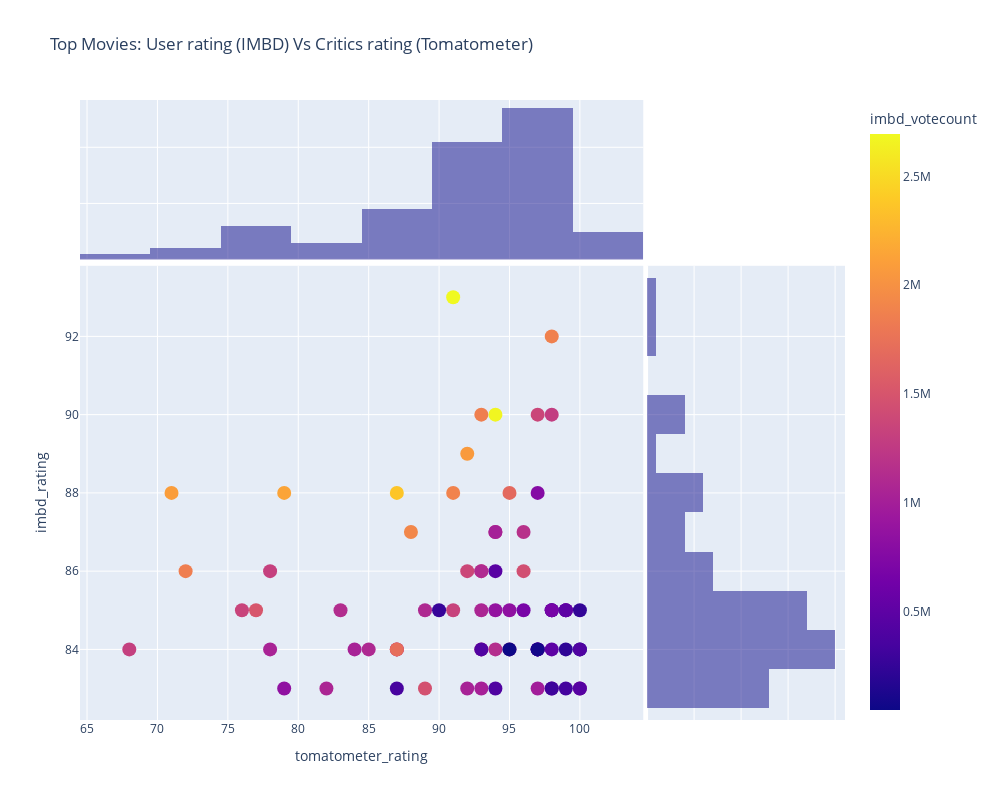

Notebook code cell kept with this figure:
### Code cell
#df = px.full_table.iris() # iris is a pandas DataFrame
fig = px.scatter(full_table, x="tomatometer_rating", y= "imbd_rating",  title="Top Movies: User rating (IMBD) Vs Critics rating (Tomatometer)", color = "imbd_votecount" , hover_name="imbd_title" , marginal_x="histogram", marginal_y="histogram",width=1000, height=800)
fig.update_traces(marker=dict(size=14,
                              line=dict(width=0.0001,
                                        color='white')),
                  selector=dict(mode='markers'))

fig.show()

### Figure 1 — Plotly figure (JSON) as saved in the notebook; plotly's stock layout.template omitted (floating-point values rounded to 4 significant figures)
{"data": [{"hovertemplate": "<b>%{hovertext}</b><br><br>tomatometer_rating=%{x}<br>imbd_rating=%{y}<br>imbd_votecount=%{marker.color}<extra></extra>", "hovertext": ["The Shawshank Redemption", "The Godfather", "The Dark Knight", "The Godfather: Part II", "Schindler's List", "The Lord of the Rings: The Return of the King", "Pulp Fiction", "The Lord of the Rings: The Fellowship of the Ring", "The Good, the Bad and the Ugly", "Forrest Gump", "Fight Club", "The Lord of the Rings: The Two Towers", "Inception", "Star Wars: Episode V - The Empire Strikes Back", "The Matrix", "Goodfellas", "One Flew Over the Cuckoo's Nest", "It's a Wonderful Life", "The Silence of the Lambs", "Saving Private Ryan", "Interstellar", "The Green Mile", "Star Wars: Episode IV - A New Hope", "Terminator 2: Judgment Day", "The Pianist", "Psycho", "Gisaengchung", "The Lion King", "Gladiator", "American History X", "The Departed", "The Usual Suspects", "The Prestige", "Whiplash", "Casablanca", "Modern Times", "Rear Window", "Nuovo Cinema Paradiso", "Alien", "City Lights", "Apocalypse Now", "Memento", "Django Unchained", "WALL·E", "Sunset Boulevard", "The Shining", "Avengers: Infinity War", "Witness for the Prosecution", "Aliens", "Spider-Man: Een nieuw universum", "American Beauty", "Dr. Strangelove or: How I Learned to Stop Worrying and Love the Bomb", "The Dark Knight Rises", "Inglourious Basterds", "Amadeus", "Coco", "Toy Story", "Joker", "Braveheart", "Avengers: Endgame", "Once Upon a Time in America", "Good Will Hunting", "3 Idiots", "Requiem for a Dream", "Toy Story 3", "Tengoku to jigoku", "Star Wars: Episode VI - Return of the Jedi", "Eternal Sunshine of the Spotless Mind", "Reservoir Dogs", "Idi i smotri", "Citizen Kane", "Lawrence of Arabia", "North by Northwest", "Vertigo"], "legendgroup": "", "marker": {"color": [2695887, 1870922, 2669915, 1279091, 1363421, 1857170, 2069502, 1886597, 766588, 2093927, 2141276, 1677003, 2368570, 1300243, 1924457, 1169779, 1013418, 466308, 1441909, 1400321, 1852238, 1310761, 1372690, 1106289, 839103, 676808, 817357, 1066010, 1510184, 1129033, 1333658, 1091417, 1342184, 874250, 575813, 245084, 495555, 264056, 889307, 186663, 672662, 1246109, 1566971, 1123763, 224287, 1030407, 1091968, 127502, 723110, 538827, 1160733, 494676, 1715219, 1461682, 404677, 516618, 1000989, 1304293, 1043556, 1143642, 355467, 981008, 404334, 848849, 842260, 46252, 1060902, 1015223, 1026110, 82428, 445614, 296955, 331183, 405906], "coloraxis": "coloraxis", "line": {"color": "white", "width": 0.0001}, "size": 14, "symbol": "circle"}, "mode": "markers", "name": "", "orientation": "v", "showlegend": false, "type": "scatter", "x": [91, 98, 94, 98, 97, 93, 92, 91, 97, 71, 79, 95, 87, 94, 88, 96, 94, 94, 96, 93, 72, 78, 92, 93, 95, 96, 99, 93, 77, 83, 91, 89, 76, 94, 99, 100, 99, 90, 98, 98, 98, 93, 87, 95, 99, 84, 85, 100, 97, 97, 87, 98, 87, 89, 93, 97, 100, 68, 78, 94, 87, 97, 100, 79, 98, 95, 82, 93, 92, 97, 100, 98, 99, 94], "xaxis": "x", "y": [93, 92, 90, 90, 90, 90, 89, 88, 88, 88, 88, 88, 88, 87, 87, 87, 87, 86, 86, 86, 86, 86, 86, 86, 85, 85, 85, 85, 85, 85, 85, 85, 85, 85, 85, 85, 85, 85, 85, 85, 85, 84, 84, 84, 84, 84, 84, 84, 84, 84, 84, 84, 84, 83, 84, 84, 83, 84, 84, 84, 83, 83, 84, 83, 83, 84, 83, 83, 83, 84, 83, 83, 83, 83], "yaxis": "y"}, {"alignmentgroup": "True", "bingroup": "x", "hovertemplate": "tomatometer_rating=%{x}<br>count=%{y}<extra></extra>", "legendgroup": "", "marker": {"color": "#0d0887"}, "name": "", "offsetgroup": "", "opacity": 0.5, "showlegend": false, "type": "histogram", "x": [91, 98, 94, 98, 97, 93, 92, 91, 97, 71, 79, 95, 87, 94, 88, 96, 94, 94, 96, 93, 72, 78, 92, 93, 95, 96, 99, 93, 77, 83, 91, 89, 76, 94, 99, 100, 99, 90, 98, 98, 98, 93, 87, 95, 99, 84, 85, 100, 97, 97, 87, 98, 87, 89, 93, 97, 100, 68, 78, 94, 87, 97, 100, 79, 98, 95, 82, 93, 92, 97, 100, 98, 99, 94], "xaxis": "x3", "yaxis": "y3"}, {"alignmentgroup": "True", "bingroup": "y", "hovertemplate": "imbd_rating=%{y}<br>count=%{x}<extra></extra>", "legendgroup": "", "marker": {"color": "#0d0887"}, "name": "", "offsetgroup": "", "opacity": 0.5, "showlegend": false, "type": "histogram", "xaxis": "x2", "y": [93, 92, 90, 90, 90, 90, 89, 88, 88, 88, 88, 88, 88, 87, 87, 87, 87, 86, 86, 86, 86, 86, 86, 86, 85, 85, 85, 85, 85, 85, 85, 85, 85, 85, 85, 85, 85, 85, 85, 85, 85, 84, 84, 84, 84, 84, 84, 84, 84, 84, 84, 84, 84, 83, 84, 84, 83, 84, 84, 84, 83, 83, 84, 83, 83, 84, 83, 83, 83, 84, 83, 83, 83, 83], "yaxis": "y2"}], "layout": {"barmode": "overlay", "coloraxis": {"colorbar": {"title": {"text": "imbd_votecount"}}, "colorscale": [[0, "#0d0887"], [0.1111, "#46039f"], [0.2222, "#7201a8"], [0.3333, "#9c179e"], [0.4444, "#bd3786"], [0.5556, "#d8576b"], [0.6667, "#ed7953"], [0.7778, "#fb9f3a"], [0.8889, "#fdca26"], [1, "#f0f921"]]}, "height": 800, "legend": {"tracegroupgap": 0}, "title": {"text": "Top Movies: User rating (IMBD) Vs Critics rating (Tomatometer)"}, "width": 1000, "xaxis": {"anchor": "y", "domain": [0, 0.7363], "title": {"text": "tomatometer_rating"}}, "xaxis2": {"anchor": "y2", "domain": [0.7413, 1], "matches": "x2", "showgrid": true, "showline": false, "showticklabels": false, "ticks": ""}, "xaxis3": {"anchor": "y3", "domain": [0, 0.7363], "matches": "x", "showgrid": true, "showticklabels": false}, "xaxis4": {"anchor": "y4", "domain": [0.7413, 1], "matches": "x2", "showgrid": true, "showline": false, "showticklabels": false, "ticks": ""}, "yaxis": {"anchor": "x", "domain": [0, 0.7326], "title": {"text": "imbd_rating"}}, "yaxis2": {"anchor": "x2", "domain": [0, 0.7326], "matches": "y", "showgrid": true, "showticklabels": false}, "yaxis3": {"anchor": "x3", "domain": [0.7426, 1], "matches": "y3", "showgrid": true, "showline": false, "showticklabels": false, "ticks": ""}, "yaxis4": {"anchor": "x4", "domain": [0.7426, 1], "matches": "y3", "showgrid": true, "showline": false, "showticklabels": false, "ticks": ""}}}
